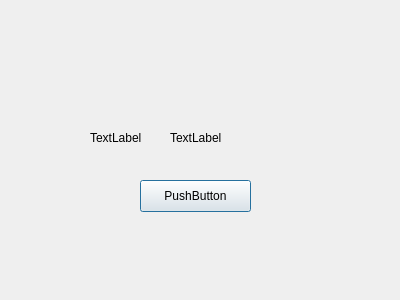
<?xml version="1.0" encoding="UTF-8"?>
<ui version="4.0">
 <class>DialogListener</class>
 <widget class="QDialog" name="DialogListener">
  <property name="geometry">
   <rect>
    <x>0</x>
    <y>0</y>
    <width>400</width>
    <height>300</height>
   </rect>
  </property>
  <property name="windowTitle">
   <string>Dialog</string>
  </property>
  <widget class="QLabel" name="label">
   <property name="geometry">
    <rect>
     <x>90</x>
     <y>130</y>
     <width>57</width>
     <height>16</height>
    </rect>
   </property>
   <property name="text">
    <string>TextLabel</string>
   </property>
  </widget>
  <widget class="QLabel" name="value">
   <property name="geometry">
    <rect>
     <x>170</x>
     <y>130</y>
     <width>57</width>
     <height>16</height>
    </rect>
   </property>
   <property name="text">
    <string>TextLabel</string>
   </property>
  </widget>
  <widget class="QPushButton" name="resetButton">
   <property name="geometry">
    <rect>
     <x>140</x>
     <y>180</y>
     <width>111</width>
     <height>32</height>
    </rect>
   </property>
   <property name="text">
    <string>PushButton</string>
   </property>
  </widget>
 </widget>
 <resources/>
 <connections/>
</ui>
